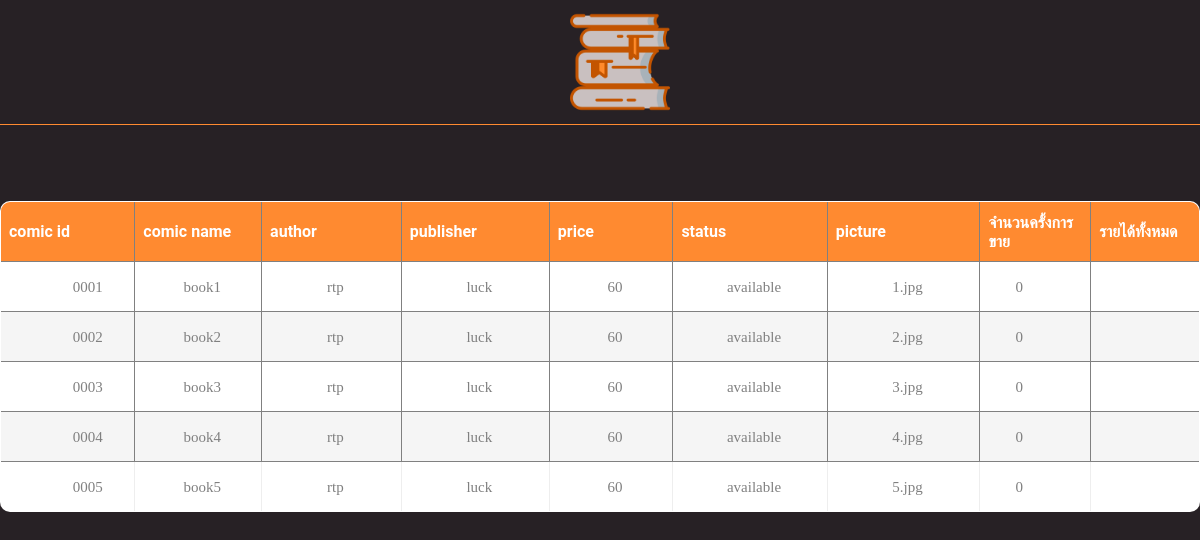
The app's page /admin_page/check_sale.php (signed in) with its own data.
### tables this page shows
CREATE TABLE `comic` (
  `comic_id` varchar(6) NOT NULL,
  `comic_name` varchar(30) NOT NULL,
  `author` varchar(40) NOT NULL,
  `publisher` varchar(30) NOT NULL,
  `comic_price` int(4) NOT NULL,
  `comic_available` varchar(15) NOT NULL,
  `comic_pic` varchar(10) NOT NULL
);

### admin_page/check_sale.php (the view, shortened to what this page needs)
<html>
    <head>
      <link rel="stylesheet" type="text/css" href="../css/util.css">
      <link rel="stylesheet" type="text/css" href="../css/passenger-table.css">
      <link rel="stylesheet" href="list.css">
    </head>
    <body>
    <header>
          <div class="book">
            <a href="admin_page.php"><img src="../img/books.png" width="100" height="100" align="center"></a>
          </div>
    </header>
    <br><br><br><br>
        <div>
            <div>
                <div>
                    <div>
                        <table border='1'>
                            <thead>
                                <tr >
                                    <th >comic id</th>
                                    <th >comic name</th>
                                    <th >author</th>
                                    <th >publisher</th>
                                    <th >price</th>
                                    <th >status</th>
                                    <th >picture</th>
                                    <th >จำนวนครั้งการขาย</th>
                                    <th >รายได้ทั้งหมด</th>
                                </tr>
                            </thead>
                            <tbody>
                                <?php
                                    $hostname = "localhost";
                                    $username = "root";
                                    $password = "";
                                    $dbname = "comic_store";
                                    $conn = mysqli_connect( $hostname, $username, $password, $dbname );
                                    $conn->set_charset("utf8");
                                    $sqltxt = "SELECT * FROM comic order by comic_id";
                                    $result = mysqli_query( $conn, $sqltxt );
                                    while ($row = mysqli_fetch_array( $result ))
                                    {
                                        $n = 1;
                                        $o = 0;
                                        echo "<tr height='100px'>";
                                        echo "<form action='editbook.php' method='POST'>";
                                        for ($i = 0 ; $i < 7 ; $i++)
                                        {
                                            echo "<td class='column$n'>".$row[$i]."</td>";
                                            $o++;
                                            if($o == 6){
                                                echo "<td class='column$n'>$row[6].jpg</td>";
                                            break;
                                            }
                                            $n++;
                                        }
                                        echo "<td class='column14'>".countQuantitySale($row[0])."</td>";
                                        echo "<td class='column14'>".sumSale($row[0])."</td>";
                                        echo "</form>";
                                        echo "</tr>";
                                    }
                                    function countQuantitySale($c_id){
                                        $hostname = "localhost";
                                        $username = "root";
                                        $password = "";
                                        $dbname = "comic_store";
                                        $conn = mysqli_connect( $hostname, $username, $password, $dbname );
                                        $conn->set_charset("utf8");
                                        $sqltxt = "SELECT COUNT(comic_id) FROM purchase_history WHERE comic_id = '$c_id'";
                                        $result = mysqli_query( $conn, $sqltxt );
                                        $data = mysqli_fetch_array( $result );
                                        return $data[0];
                                    }
                                    function sumSale($c_id){
                                        $hostname = "localhost";
                                        $username = "root";
                                        $password = "";
                                        $dbname = "comic_store";
                                        $conn = mysqli_connect( $hostname, $username, $password, $dbname );
                                        $conn->set_charset("utf8");
                                        $sqltxt = "SELECT SUM(price) FROM purchase_history WHERE comic_id = '$c_id'";
                                        $result = mysqli_query( $conn, $sqltxt );
                                        $data = mysqli_fetch_array( $result );
                                        return $data[0];
                                    }
                                    ?>
                            </tbody>
                        </table>
                    </div>
                </div>
            </div>
        </div>
    </body>
</html>

### css/passenger-table.css (style rules this page uses)
* { margin: 0px; padding: 0px; box-sizing: border-box; }
body, html { height: 100%; font-family: sans-serif; }
a { margin: 0px; transition: all 0.4s; -webkit-transition: all 0.4s; -o-transition: all 0.4s; -moz-transition: all 0.4s; }
table { border-spacing: 1; border-collapse: collapse; background: white; border-radius: 10px; overflow: hidden; width: 100%; margin: 0 auto; position: relative; }
table * { position: relative; }
table td, table th { padding-left: 8px; }
table thead tr { height: 60px; background: #ff8a30; }
table tbody tr { height: 50px; }
table tbody tr:last-child { border: 0; }
table td, table th { text-align: left; }
tbody tr:nth-child(even) { background-color: #f5f5f5; }
tbody tr { font-family: OpenSans-Regular; font-size: 15px; color: #808080; line-height: 1.2; font-weight: unset; }
.column1 { text-align: center; width: 180px; padding-left: 40px; }
.column2 { text-align: center; width: 180px; }
.column3 { text-align: center; width: 200px; }
.column4 { text-align: center; width: 200px; }
.column5 { text-align: center; width: 180px; }
.column6 { text-align: center; width: 220px; }
.column14 { text-align: center; width: 150px; padding-right: 40px; }

### admin_page/list.css (style rules this page uses)
header { background-color: #272125; padding-bottom: 1%; border-bottom-width: 1px; border-bottom-style: solid; border-bottom-color: #ff8a30; }
.book { margin-top: 1%; margin-left: 47.5%; }
body { background: #272125; font-family: "Roboto", sans-serif; color: #fff; }

### records on screen
comic: comic_id "0001", comic_name "book1", author "rtp", publisher "luck", comic_price "60", comic_available "available", comic_pic "1", row "0"
comic: comic_id "0002", comic_name "book2", author "rtp", publisher "luck", comic_price "60", comic_available "available", comic_pic "2", row "0"
comic: comic_id "0003", comic_name "book3", author "rtp", publisher "luck", comic_price "60", comic_available "available", comic_pic "3", row "0"
comic: comic_id "0004", comic_name "book4", author "rtp", publisher "luck", comic_price "60", comic_available "available", comic_pic "4", row "0"
comic: comic_id "0005", comic_name "book5", author "rtp", publisher "luck", comic_price "60", comic_available "available", comic_pic "5", row "0"
